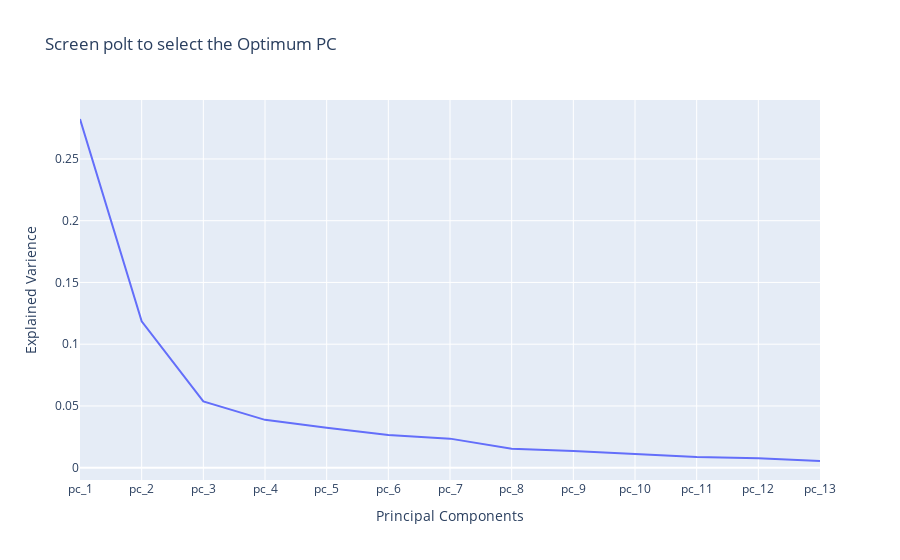

The notebook cell this image was saved under:
### Code cell
px.line(x=['pc_%i'%i for i in range (1,x_train.shape[1]+1)],
       y=pc.explained_variance_,title='Screen polt to select the Optimum PC',
       labels={'x':'Principal Components','y': 'Explained Varience'})

### Figure 1 — Plotly figure (JSON) as saved in the notebook; plotly's stock layout.template omitted (floating-point values rounded to 4 significant figures)
{"data": [{"hovertemplate": "Principal Components=%{x}<br>Explained Varience=%{y}<extra></extra>", "legendgroup": "", "line": {"color": "#636efa", "dash": "solid"}, "marker": {"symbol": "circle"}, "mode": "lines", "name": "", "orientation": "v", "showlegend": false, "type": "scatter", "x": ["pc_1", "pc_2", "pc_3", "pc_4", "pc_5", "pc_6", "pc_7", "pc_8", "pc_9", "pc_10", "pc_11", "pc_12", "pc_13"], "xaxis": "x", "y": [0.2823, 0.1185, 0.05369, 0.03874, 0.03233, 0.02646, 0.02353, 0.01526, 0.0136, 0.01111, 0.008681, 0.007566, 0.005415], "yaxis": "y"}], "layout": {"legend": {"tracegroupgap": 0}, "title": {"text": "Screen polt to select the Optimum PC"}, "xaxis": {"anchor": "y", "domain": [0, 1], "title": {"text": "Principal Components"}}, "yaxis": {"anchor": "x", "domain": [0, 1], "title": {"text": "Explained Varience"}}}}
